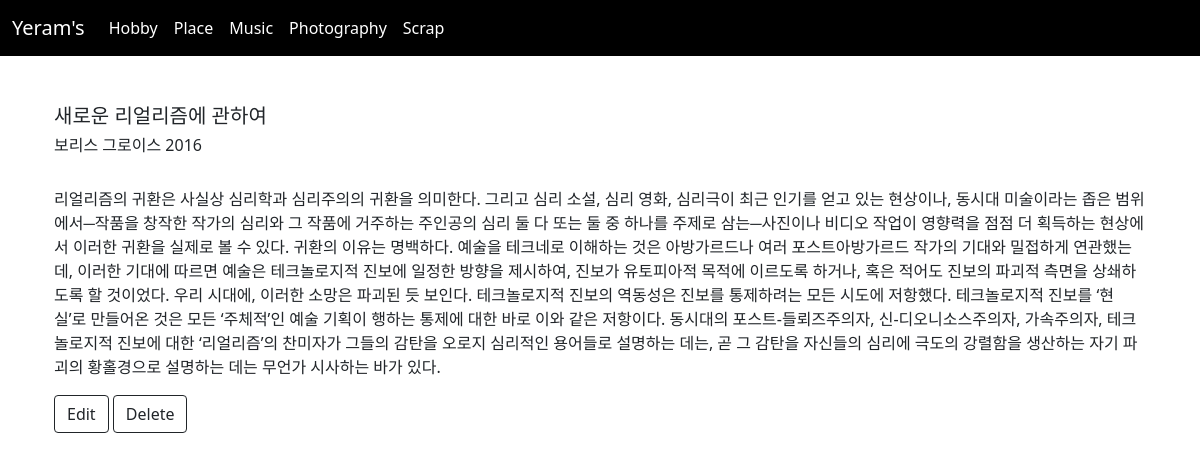
/scrap/2/, run on the app's committed database.
### yeram/models.py (models this page shows, shortened)
class Scrap(models.Model) :
    title = models.CharField(max_length=30)
    author = models.CharField(null=True,default='',max_length=20)
    body = models.TextField()

### yeram/views.py (the view)
# urls.py: path('scrap/<int:yeram_id>/', views.scrapdetail, name="scrapdetail"),
def scrapdetail(request, yeram_id) :
    scrapdetails = get_object_or_404(Scrap, pk= yeram_id )
    return render(request, 'scrapdetail.html', {'scrapdetails': scrapdetails})

### yeram/templates/scrapdetail.html
{% extends 'base.html' %}
{% load static %}
{% block content %}
<br><br>
  <div class="container">
    <h5>{{scrapdetails.title}}</h5>
    <h6>{{scrapdetails.author}}</h6>
    <br><p>{{scrapdetails.body}}</p>
    <button type="button" class="btn btn-outline-dark" onclick="location.href='scrapedit/'"> Edit </button>
    <button type="button" class="btn btn-outline-dark" onclick="location.href='scrapdelete/'"> Delete </button>
  </div>
{% endblock %}

### data on the page
Scrap: title "새로운 리얼리즘에 관하여", author "보리스 그로이스 2016", body "리얼리즘의 귀환은 사실상 심리학과 심리주의의 귀환을 의미한다. 그리고 심리 소설, 심리 영화, 심리극이 최근 인기를 얻고 있는 현상이나, 동시대 미술이라는 좁은 범위에서─작품을 창작한 작가의 심리와 그 작품에 거주하는 주인공의 심리 둘 다 또는 둘 중 하나를 주제로 삼는─사진이나 비디오 작업이 영향력을 점점 더 획득하는 현상에서 이러한 귀환을 실제로 볼 수 있다. 귀환의 이유는 명백하다. 예술을 테크네로 이해하는 것은 아방가르드나 여러 포스트아방가르드 작가의 기대와 밀접하게 연관했는데, 이러한 기대에 따르면 예술은 테크놀로지적 진보에 일정한 방향을 제시하여, 진보가 유토피아적 목적에 이르도록 하거나, 혹은 적어도 진보의 파괴적 측면을 상쇄하도록 할 것이었다. 우리 시대에, 이러한 소망은 파괴된 듯 보인다. 테크놀로지적 진보의 역동성은 진보를 통제하려는 모든 시도에 저항했다. 테크놀로지적 진보를 ‘현실’로 만들어온 것은 모든 ‘주체적’인 예술 기획이 행하는 통제에 대한 바로 이와 같은 저항이다. 동시대의 포스트-들뢰즈주의자, 신-디오니소스주의자, 가속주의자, 테크놀로지적 진보에 대한 ‘리얼리즘’의 찬미자가 그들의 감탄을 오로지 심리적인 용어들로 설명하는 데는, 곧 그 감탄을 자신들의 심리에 극도의 강렬함을 생산하는 자기 파괴의 황홀경으로 설명하는 데는 무언가 시사하는 바가 있다."
